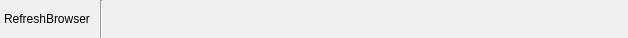
<?xml version="1.0" encoding="UTF-8"?>
<ui version="4.0">
 <class>BrowserSourceToolbar</class>
 <widget class="QWidget" name="BrowserSourceToolbar">
  <property name="geometry">
   <rect>
    <x>0</x>
    <y>0</y>
    <width>628</width>
    <height>38</height>
   </rect>
  </property>
  <property name="windowTitle">
   <string notr="true">Form</string>
  </property>
  <layout class="QHBoxLayout" name="horizontalLayout">
   <property name="leftMargin">
    <number>0</number>
   </property>
   <property name="topMargin">
    <number>0</number>
   </property>
   <property name="rightMargin">
    <number>0</number>
   </property>
   <property name="bottomMargin">
    <number>0</number>
   </property>
   <item>
    <widget class="QPushButton" name="refresh">
     <property name="text">
      <string>RefreshBrowser</string>
     </property>
     <property name="icon">
      <iconset resource="../obs.qrc">
       <normaloff>:/res/images/refresh.svg</normaloff>:/res/images/refresh.svg</iconset>
     </property>
     <property name="flat">
      <bool>true</bool>
     </property>
     <property name="themeID" stdset="0">
      <string>refreshIconSmall</string>
     </property>
    </widget>
   </item>
   <item>
    <widget class="Line" name="line">
     <property name="orientation">
      <enum>Qt::Vertical</enum>
     </property>
    </widget>
   </item>
   <item>
    <spacer name="horizontalSpacer">
     <property name="orientation">
      <enum>Qt::Horizontal</enum>
     </property>
     <property name="sizeHint" stdset="0">
      <size>
       <width>40</width>
       <height>20</height>
      </size>
     </property>
    </spacer>
   </item>
  </layout>
 </widget>
 <resources>
  <include location="../obs.qrc"/>
 </resources>
 <connections/>
</ui>
